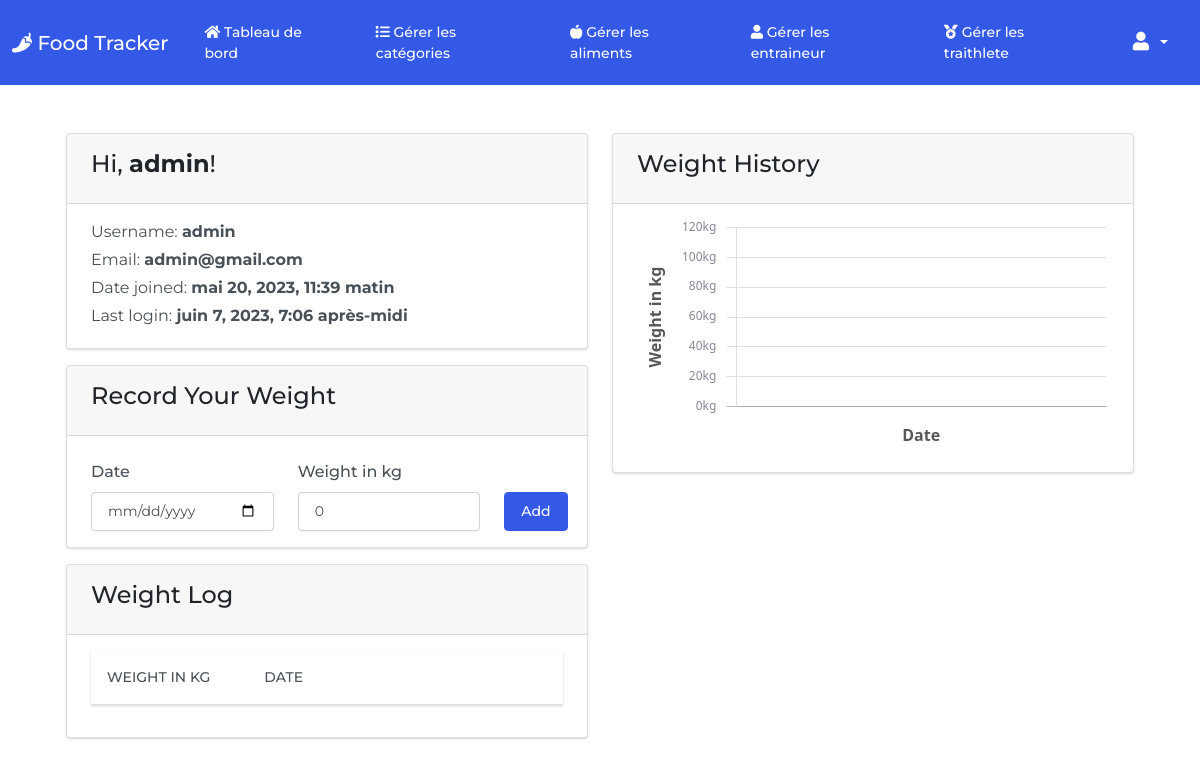
Before: /profile/weight (signed in) with the older database file.
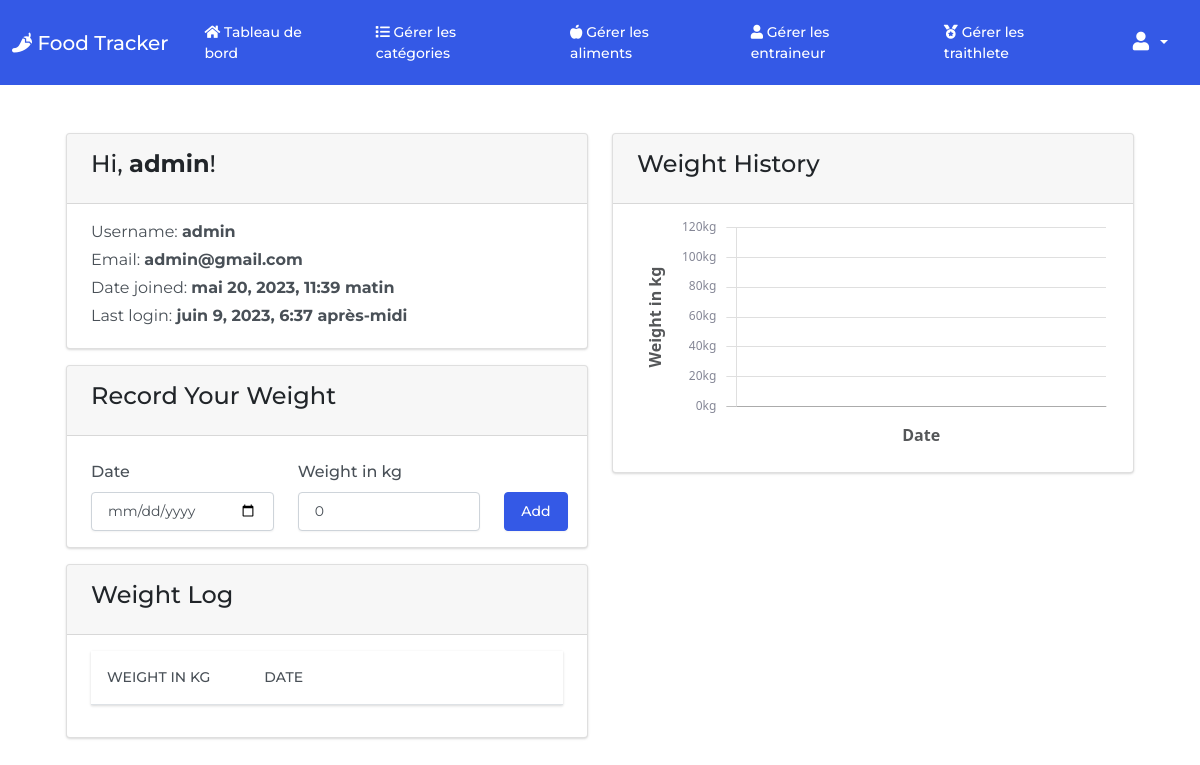
After: the same page with the newer database file.
### foodtracker/models.py (models this page shows, shortened)
class User(AbstractUser):
    class UserRoles(models.TextChoices):
        ADMIN = ('ADMIN', 'Admin')
        ENTRAINEUR = ('ENTRAINEUR', 'Entraineur')
        TRIATHLETE = ('TRIATHLETE', 'Triathlete')
    email = models.EmailField('email address', null=True)
    role = models.CharField(max_length=15, choices=UserRoles.choices)
    REQUIRED_FIELDS = []
    class Meta:
        db_table = 'users'

### foodtracker/views.py (the view)
# urls.py: path('profile/weight', views.weight_log_view, name='weight_log'),
@login_required
def weight_log_view(request):
    if request.method == 'POST':
        weight = request.POST['weight']
        entry_date = request.POST['date']
        user = request.user
        weight_log = Weight(user=user, weight=weight, entry_date=entry_date)
        weight_log.save()
    user_weight_log = Weight.objects.filter(user=request.user)
    return render(request, 'user_profile.html', {
        'categories': FoodCategory.objects.all(),
        'user_weight_log': user_weight_log
    })

### templates/user_profile.html (shortened to what the changed rows need)
{% extends 'base.html' %}
{% load static %}
{% block body %}
<div class='py-4 mt-auto'>
    <div class='container-fluid px-4'>
        <div class='row justify-content-center'>
            <div class='col-xl-12'>
                    <div class='row'>
                        <div class='col-md-6 mt-4'>
                            <div class='card bg-secondary mb-3'>
                                <div class='card-header'>
                                    <h4>Hi, <strong>{{ user.username }}</strong>!</h4>
                                </div>
                                <div class='card-body'>
                                    <div class='d-flex w-100 justify-content-between'>
                                        <p class='mb-1'>
                                            Username: <strong>{{ user.username }}</strong>
                                        </p>
                                    </div>
                                    <div class='d-flex w-100 justify-content-between'>
                                        <p class='mb-1'>
                                            Email: <strong>{{ user.email }}</strong>
                                        </p>
                                    </div>
                                    <div class='d-flex w-100 justify-content-between'>
                                        <p class='mb-1'>
                                            Date joined: <strong>{{ user.date_joined }}</strong>
                                        </p>
                                    </div>
                                    <div class='d-flex w-100 justify-content-between'>
                                        <p class='mb-1'>
                                            Last login: <strong>{{ user.last_login }}</strong>
                                        </p>
                                    </div>
                                </div>
                            </div>
                            <div class='card bg-secondary mb-3'>
                                <div class='card-body'>
                                    <table id='weightable' class='table'>
                                        <thead>
                                            <tr>
                                                <th scope='col' class='col-md-4'>Weight in kg</th>
                                                <th scope='col' class='col-md-4'>Date</th>
                                                <th scope='col' class='col-md-4'></th>
                                            </tr>
                                        </thead>
                                    </table>
                                </div>
                            </div>
                        </div>
                    </div>
            </div>
        </div>
    </div>
</div>
{% endblock %}

Changed rows visible on the page:
changed User "admin": last_login "juin 7, 2023, 7:06 après-midi" → "juin 9, 2023, 6:37 après-midi"
